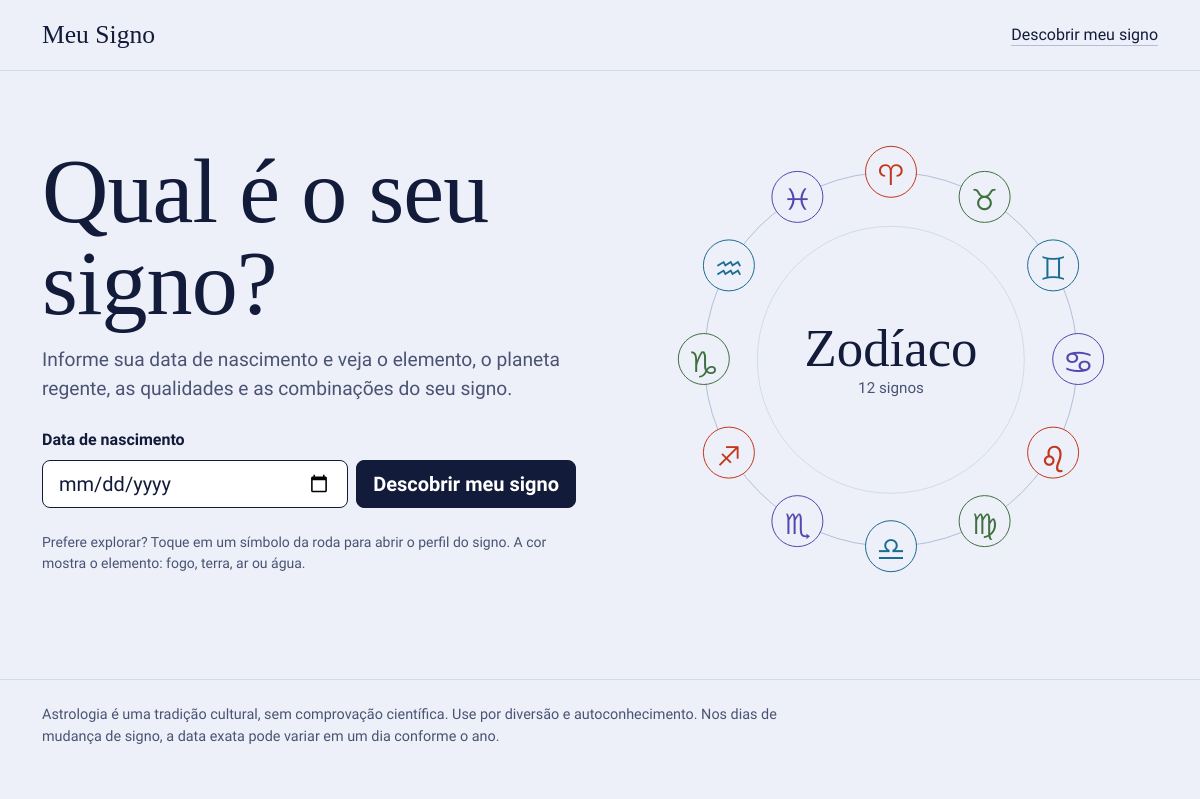
The page / on the database its author committed.
### tables this page shows
CREATE TABLE signos (
    id             INTEGER PRIMARY KEY AUTOINCREMENT,
    ordem          INTEGER NOT NULL UNIQUE,
    slug           TEXT    NOT NULL UNIQUE,
    nome           TEXT    NOT NULL,
    simbolo        TEXT    NOT NULL,
    inicio         INTEGER NOT NULL,
    fim            INTEGER NOT NULL,
    elemento       TEXT    NOT NULL,
    modalidade     TEXT    NOT NULL,
    regente        TEXT    NOT NULL,
    cor            TEXT    NOT NULL,
    pedra          TEXT    NOT NULL,
    palavras_chave TEXT    NOT NULL,
    descricao      TEXT    NOT NULL,
    qualidades     TEXT    NOT NULL,
    desafios       TEXT    NOT NULL,
    compativeis    TEXT    NOT NULL
);

### app.py (the view)
@app.route("/")
def index():
    return render_template(
        "index.html",
        signos=db.listar_signos(),
        hoje=date.today().isoformat(),
        giro=0,
        ativo=None,
    )

### db.py (called while the page is built)
def get_db():
    if "db" not in g:
        g.db = sqlite3.connect(CAMINHO_BD)
        g.db.row_factory = sqlite3.Row
        g.db.execute("PRAGMA foreign_keys = ON")
    return g.db

def _mmdd_para_texto(mmdd):
    return f"{mmdd % 100:02d}/{mmdd // 100:02d}"

def _preparar(linha):
    signo = dict(linha)
    signo["periodo"] = f"{_mmdd_para_texto(signo['inicio'])} a {_mmdd_para_texto(signo['fim'])}"
    signo["classe"] = CLASSES_ELEMENTO[signo["elemento"]]
    for campo in ("palavras_chave", "qualidades", "desafios", "compativeis"):
        signo[campo] = [item.strip() for item in signo[campo].split(",")]
    return signo

def listar_signos():
    linhas = get_db().execute("SELECT * FROM signos ORDER BY ordem").fetchall()
    return [_preparar(linha) for linha in linhas]

### templates/index.html (shortened to what this page needs)
{% extends "base.html" %}
{% block conteudo %}
<section class="container py-5">
  <div class="row align-items-center g-5">
    <div class="col-lg-6">
      <h1 class="titulo-grande">Qual é o seu signo?</h1>
      <p class="lead texto-suave descricao">Informe sua data de nascimento e veja o elemento, o planeta regente, as qualidades e as combinações do seu signo.</p>
      <form method="post" action="{{ url_for('descobrir') }}" class="form-data mt-4">
        <label for="data_nascimento" class="form-label fw-semibold">Data de nascimento</label>
        <div class="d-flex flex-column flex-sm-row gap-2">
          <input type="date" class="form-control form-control-lg" id="data_nascimento"
                 name="data_nascimento" min="1900-01-01" max="{{ hoje }}" required>
          <button type="submit" class="btn btn-noite btn-lg flex-shrink-0">Descobrir meu signo</button>
        </div>
      </form>
      <p class="texto-suave small mt-4 mb-0">Prefere explorar? Toque em um símbolo da roda para abrir o perfil do signo. A cor mostra o elemento: fogo, terra, ar ou água.</p>
    </div>
    <div class="col-lg-6">
      <div class="roda-wrap">
        {% include "_roda.html" %}
        <div class="roda-centro">
          <span class="roda-titulo">Zodíaco</span>
          <span class="roda-sub">12 signos</span>
        </div>
      </div>
    </div>
  </div>
</section>
{% endblock %}

### templates/_roda.html
<nav class="roda" aria-label="Os 12 signos do zodíaco" style="--giro-final: {{ giro }}deg;">
  <div class="roda-anel" aria-hidden="true"></div>
  {% for s in signos %}
  <a class="roda-signo el-{{ s.classe }}{% if s.slug == ativo %} ativo{% endif %}"
     href="{{ url_for('signo', slug=s.slug) }}"
     style="--i: {{ s.ordem }};"
     title="{{ s.nome }}"
     aria-label="{{ s.nome }}, {{ s.periodo }}"{% if s.slug == ativo %} aria-current="page"{% endif %}>
    <span aria-hidden="true">{{ s.simbolo }}&#xFE0E;</span>
  </a>
  {% endfor %}
</nav>

### static/css/style.css (style rules this page uses)
:root { --noite: #131B3B; --ceu: #EDF0F8; --bruma: #D3DAEC; --linha-roda: #B4BED9; --tinta-suave: #4A5373; --fogo: #C2371B; --terra: #3F7040; --ar: #1A6C92; --agua: #5546B0; --fonte-titulo: "Instrument Serif", Georgia, "Times New Roman", serif; --fonte-simbolos: "Noto Sans Symbols", "Segoe UI Symbol", "Apple Symbols", "DejaVu Sans", sans-serif; --bs-body-font-family: "Albert Sans", system-ui, -apple-system, "Segoe UI", Roboto, sans-serif; --bs-body-bg: var(--ceu); --bs-body-color: var(--noite); }
.el-fogo { --el: var(--fogo); }
.el-terra { --el: var(--terra); }
.el-ar { --el: var(--ar); }
.el-agua { --el: var(--agua); }
body { background: var(--ceu); color: var(--noite); }
h1, h2, h3 { font-family: var(--fonte-titulo); font-weight: 400; letter-spacing: -0.01em; }
.texto-suave { color: var(--tinta-suave); }
.titulo-grande { font-size: clamp(2.9rem, 9vw, 5.75rem); line-height: 1; margin-bottom: 1rem; }
.descricao { max-width: 36rem; font-size: 1.2rem; line-height: 1.55; }
.form-data .form-control { border: 1.5px solid var(--noite); border-radius: 0.5rem; background: #fff; color: var(--noite); }
.btn-noite, .btn-contorno { border-radius: 0.5rem; font-weight: 600; }
.btn-noite { background: var(--noite); border: 1.5px solid var(--noite); color: #fff; }
.roda-wrap { --roda: min(84vw, 30rem); --raio: calc(var(--roda) * 0.39); position: relative; width: var(--roda); aspect-ratio: 1; margin-inline: auto; }
.roda { --giro: var(--giro-final, 0deg); position: absolute; inset: 0; animation: girar 1.4s cubic-bezier(0.22, 0.8, 0.26, 1) both; }
.roda-anel { position: absolute; top: 50%; left: 50%; width: calc(var(--raio) * 2); height: calc(var(--raio) * 2); transform: translate(-50%, -50%); border: 1.5px solid var(--linha-roda); border-radius: 50%; }
.roda-anel::before { content: ""; position: absolute; inset: 14%; border: 1px solid var(--bruma); border-radius: 50%; }
.roda-signo { --tam: clamp(2.5rem, 12vw, 3.25rem); position: absolute; top: 50%; left: 50%; width: var(--tam); height: var(--tam); margin: calc(var(--tam) / -2) 0 0 calc(var(--tam) / -2); display: grid; place-items: center; border: 1.5px solid var(--el); border-radius: 50%; background: var(--ceu); color: var(--el); font-family: var(--fonte-simbolos); font-size: calc(var(--tam) * 0.55); line-height: 1; text-decoration: none; transform: rotate(calc(var(--i) * 30deg + var(--giro))) translateY(calc(var(--raio) * -1)) rotate(calc(var(--i) * -30deg - var(--giro))); transition: background-color 0.2s, color 0.2s; }
.roda-centro { position: absolute; inset: 0; display: grid; place-content: center; text-align: center; pointer-events: none; }
.roda-titulo { font-family: var(--fonte-titulo); font-size: calc(var(--roda) * 0.11); line-height: 1.1; }
.roda-sub { color: var(--tinta-suave); font-size: 0.95rem; }

### rows shown on the page
signos: {{ s.ordem }} 0 (drawn), simbolo "♈"
signos: {{ s.ordem }} 1 (drawn), simbolo "♉"
signos: {{ s.ordem }} 2 (drawn), simbolo "♊"
signos: {{ s.ordem }} 3 (drawn), simbolo "♋"
signos: {{ s.ordem }} 4 (drawn), simbolo "♌"
signos: {{ s.ordem }} 5 (drawn), simbolo "♍"
signos: {{ s.ordem }} 6 (drawn), simbolo "♎"
signos: {{ s.ordem }} 7 (drawn), simbolo "♏"
signos: {{ s.ordem }} 8 (drawn), simbolo "♐"
signos: {{ s.ordem }} 9 (drawn), simbolo "♑"
signos: {{ s.ordem }} 10 (drawn), simbolo "♒"
signos: {{ s.ordem }} 11 (drawn), simbolo "♓"
